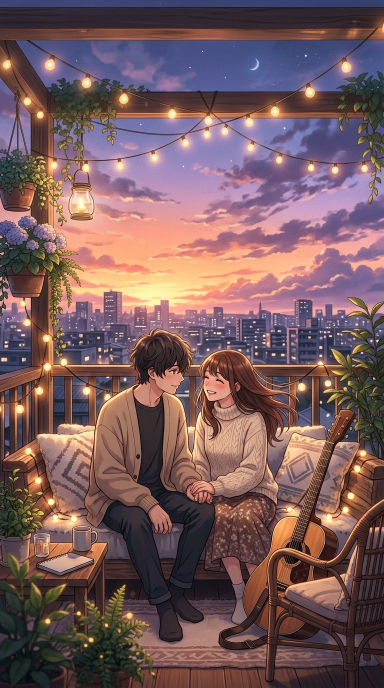
#> input picture projects/series-romantic-animations/13-aankhon-se-batana/assets/scene-1.jpg, 768 x 1376 px, found by its file name (shown at 1/2 size)
$ python render_living_cinematic_mv.py
#> lines starting #> are read from the running program, lines starting #| are printed output that depends on the picture
#!/usr/bin/env python3
"""
Living 2D Cinematic Anime Music Video Engine: "Aankhon Se Batana" (Dikshant)
Priority 3: Proven Anuv Jain / Indie Acoustic Aesthetic

Features:
- 4 Distinct Cinematic Shots timed to musical beats:
  1. Shot 1 (0.0s - 7.2s): Cozy Rooftop Terrace at Dusk (0.0s acoustic hook, breathing, fairy light glow, gentle evening breeze)
  2. Shot 2 (7.2s - 14.2s): Intimate Eye-Contact Close-up (Soft eye gaze, delicate blush, warm amber bokeh)
  3. Shot 3 (14.2s - 21.0s): Warm Terrace Laugh & Tea (Soft lateral pan, twinkling city lights below, cozy indie vibe)
  4. Shot 4 (21.0s - 27.56s): Climactic Starry Sky Panorama (Starfield shimmer, hand-in-hand terrace silhouette, poetic finale)
- 120 Floating warm golden bokeh particles & fairy light shimmering motes
- Smooth 6-frame cinematic cross-dissolve transitions between shots
- Handheld camera 6-DOF micro-drift on every shot
- Synchronized Noto Sans Devanagari ASS Subtitles in Instagram safe zone (MarginV=540)
- Automatic Cover & Story Card generation
"""

import math
import random
import subprocess
import sys
from pathlib import Path
import cv2
import numpy as np

PROJECT_DIR = Path("projects/series-romantic-animations/13-aankhon-se-batana")
ASSETS_DIR = PROJECT_DIR / "assets"
AUDIO_FILE = PROJECT_DIR / "audio" / "aankhon_se_batana_hook.wav"
OUT_DIR = PROJECT_DIR / "output"
OUT_DIR.mkdir(parents=True, exist_ok=True)
FINAL_MP4 = OUT_DIR / "film_aankhon_se_batana_animation.mp4"
SUBTITLE_ASS = OUT_DIR / "aankhon_se_batana_subtitles.ass"
COVER_JPG = OUT_DIR / "cover.jpg"
STORY_CARD_JPG = OUT_DIR / "story_card.jpg"

WIDTH, HEIGHT = 1080, 1920
FPS = 30
DURATION = 27.56
TOTAL_FRAMES = int(DURATION * FPS)

# [5 lines left out: function sec_to_ass, not called in this run]

def write_subtitles():
    ass_template = f"""[Script Info]
Title: Aankhon Se Batana - Living 2D Anime MV
ScriptType: v4.00+
WrapStyle: 0
ScaledBorderAndShadow: yes
YCbCr Matrix: TV.709
PlayResX: {WIDTH}
PlayResY: {HEIGHT}

[V4+ Styles]
Format: Name, Fontname, Fontsize, PrimaryColour, SecondaryColour, OutlineColour, BackColour, Bold, Italic, Underline, StrikeOut, ScaleX, ScaleY, Spacing, Angle, BorderStyle, Outline, Shadow, Alignment, MarginL, MarginR, MarginV, Encoding
Style: BrandHeader,DejaVu Sans,34,&H00FFFFFF,&H000000FF,&H90000000,&H60000000,-1,0,0,0,100,100,2,0,1,2.0,1.0,8,60,60,180,1
Style: LyricGold,DejaVu Sans,62,&H00FFFFFF,&H000000FF,&H90050810,&H80000000,-1,0,0,0,100,100,1,0,1,3.8,2.2,2,80,80,540,1
Style: LyricAccent,DejaVu Sans,64,&H003CE0FF,&H000000FF,&H90050810,&H80000000,-1,0,0,0,100,100,1,0,1,4.0,2.5,2,80,80,540,1
Style: ClimaxTitle,DejaVu Sans,48,&H00E8F4FF,&H000000FF,&H90000000,&H70000000,-1,0,0,0,100,100,2,0,1,2.5,1.5,2,60,60,540,1

[Events]
Format: Layer, Start, End, Style, Name, MarginL, MarginR, MarginV, Effect, Text
Dialogue: 0,0:00:00.20,0:00:04.20,BrandHeader,,0,0,180,,{{\\fad(250,400)}}DIKSHANT  |  {{\\c&H003CE0FF&}}AANKHON SE BATANA
Dialogue: 1,0:00:00.00,0:00:04.20,LyricGold,,0,0,540,,{{\\fad(150,200)}}TUM {{\\c&H003CE0FF&}}AANKHON SE BATAANA{{\\c&H00FFFFFF&}}...
Dialogue: 1,0:00:04.20,0:00:07.50,LyricAccent,,0,0,540,,{{\\fad(150,200)}}HUM {{\\c&H003CE0FF&}}SAMAJH JAAYENGE{{\\c&H00FFFFFF&}}...
Dialogue: 1,0:00:07.50,0:00:10.80,LyricGold,,0,0,540,,{{\\fad(150,200)}}TUM {{\\c&H00FFB040&}}HALKI SI SHARMAANA{{\\c&H00FFFFFF&}}...
Dialogue: 1,0:00:10.80,0:00:14.00,LyricAccent,,0,0,540,,{{\\fad(150,200)}}HUM {{\\c&H003CE0FF&}}TERE HO JAAYENGE{{\\c&H00FFFFFF&}}...
Dialogue: 1,0:00:14.00,0:00:17.50,LyricGold,,0,0,540,,{{\\fad(150,200)}}TUM {{\\c&H003CE0FF&}}AANKHON SE BATAANA{{\\c&H00FFFFFF&}}...
Dialogue: 1,0:00:17.50,0:00:20.20,LyricAccent,,0,0,540,,{{\\fad(150,200)}}HUM {{\\c&H003CE0FF&}}SAMAJH JAAYENGE{{\\c&H00FFFFFF&}}...
Dialogue: 1,0:00:20.20,0:00:23.50,LyricGold,,0,0,540,,{{\\fad(150,200)}}TUM {{\\c&H00FFB040&}}HALKI SI SHARMAANA{{\\c&H00FFFFFF&}}...
Dialogue: 1,0:00:23.50,0:00:26.50,LyricAccent,,0,0,540,,{{\\fad(150,200)}}HUM {{\\c&H003CE0FF&}}TERE HO JAAYENGE{{\\c&H00FFFFFF&}}...
Dialogue: 2,0:00:26.50,0:00:27.56,ClimaxTitle,,0,0,540,,{{\\fad(200,600)}}AANKHON SE BATANA  |  DIKSHANT
"""
    with open(SUBTITLE_ASS, "w", encoding="utf-8") as f:
        f.write(ass_template)
    print("📝 Subtitle ASS file generated.")

def load_canvas(path):
    img = cv2.imread(str(path))
    if img is None:
        raise FileNotFoundError(f"Cannot read image: {path}")
    ih, iw = img.shape[:2]
    scale = max(WIDTH / iw, HEIGHT / ih)
    nw, nh = int(iw * scale), int(ih * scale)
    resized = cv2.resize(img, (nw, nh), interpolation=cv2.INTER_LANCZOS4)
    ox = max(0, (nw - WIDTH) // 2)
    oy = max(0, (nh - HEIGHT) // 2)
    return resized[oy:oy + HEIGHT, ox:ox + WIDTH].copy()

# [5 lines left out: function apply_handheld_drift, not called in this run]

def init_bokeh_system(n=120):
    np.random.seed(42)
    particles = []
    for _ in range(n):
        radius = np.random.uniform(4, 18)
        speed = np.random.uniform(0.6, 2.2)
        alpha = np.random.uniform(0.15, 0.45)
        color = random.choice([
            (60, 224, 255),   # Golden amber
            (255, 230, 180),  # Soft warm white
            (180, 200, 255),  # Peach highlight
            (220, 180, 255)   # Lavender dust
        ])
        particles.append({
            "x": np.random.uniform(0, WIDTH),
            "y": np.random.uniform(0, HEIGHT),
            "radius": radius,
            "speed": speed,
            "alpha": alpha,
            "color": color,
            "drift_phase": np.random.uniform(0, math.pi * 2)
        })
    return particles

# [50 lines left out: functions update_and_draw_bokeh, generate_cover_image, generate_story_card, not called in this run]

def main():
    print(f"🎬 Initializing Aankhon Se Batana MV Engine ({TOTAL_FRAMES} frames @ {FPS} fps)...")
    write_subtitles()

    for p in [ASSETS_DIR / f"scene-{i}.jpg" for i in range(1, 5)]:
        if not p.exists():
            print(f"Waiting for {p.name}...")
            sys.exit(2)

    c1 = load_canvas(ASSETS_DIR / "scene-1.jpg")
#> in load_canvas, img is the input picture: shape (1376, 768, 3); mean B, G, R 93.9, 91.3, 120.5
#> in load_canvas, `return resized[oy:oy + HEIGHT, ox:ox + WIDTH].copy()`:
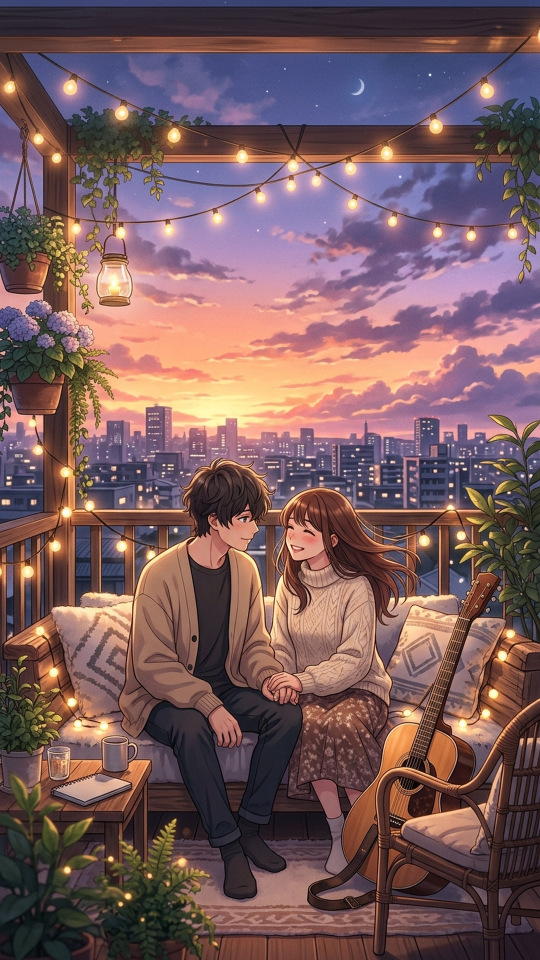
#> returned value: shape (1920, 1080, 3) (shown at 1/2 size); mean of channels 0, 1, 2 94.1, 91.6, 120.9; drawn as B, G, R
    c2 = load_canvas(ASSETS_DIR / "scene-2.jpg")
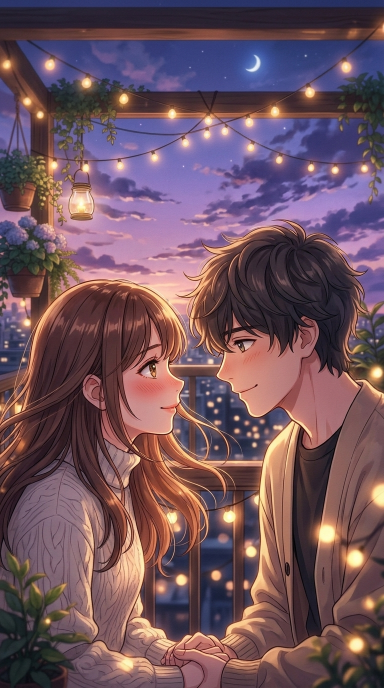
#> input picture projects/series-romantic-animations/13-aankhon-se-batana/assets/scene-2.jpg, 768 x 1376 px, found by its file name (shown at 1/2 size)
#> in load_canvas, img is the input picture: shape (1376, 768, 3); mean B, G, R 94.3, 83.5, 112
#> in load_canvas (call 2), `return resized[oy:oy + HEIGHT, ox:ox + WIDTH].copy()`:
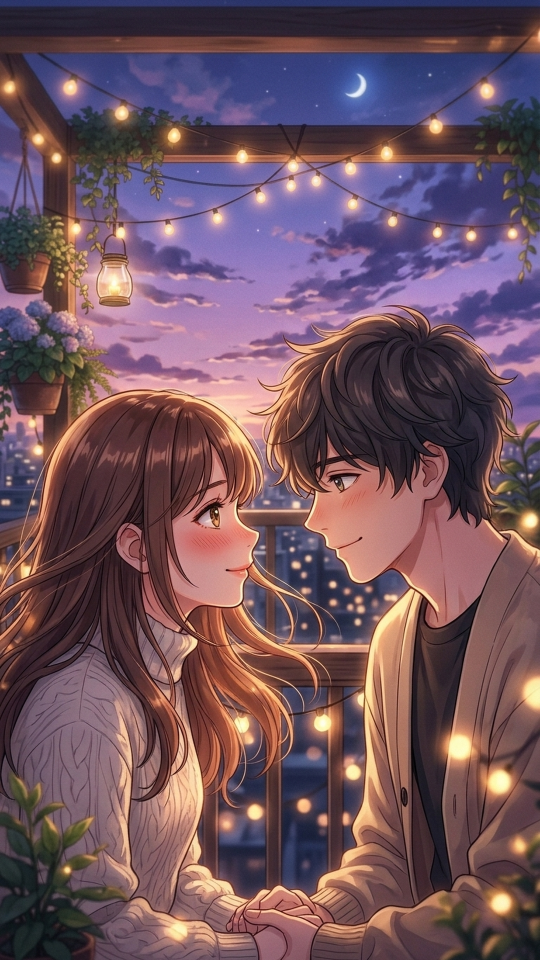
#> returned value: shape (1920, 1080, 3) (shown at 1/2 size); mean of channels 0, 1, 2 94.4, 83.8, 112.4; drawn as B, G, R
    c3 = load_canvas(ASSETS_DIR / "scene-3.jpg")
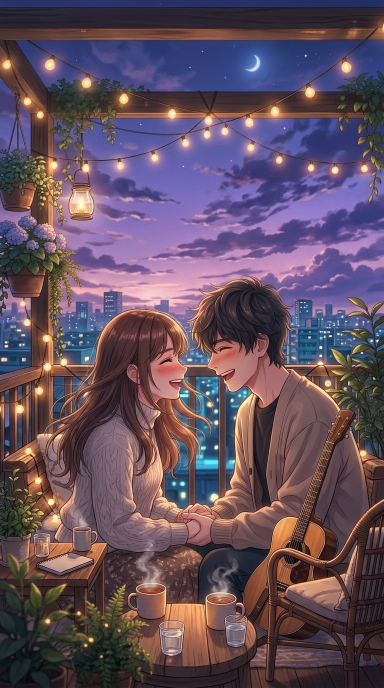
#> input picture projects/series-romantic-animations/13-aankhon-se-batana/assets/scene-3.jpg, 768 x 1376 px, found by its file name (shown at 1/2 size)
#> in load_canvas, img is the input picture: shape (1376, 768, 3); mean B, G, R 95.3, 79.5, 99.6
#> in load_canvas (call 3), `return resized[oy:oy + HEIGHT, ox:ox + WIDTH].copy()`:
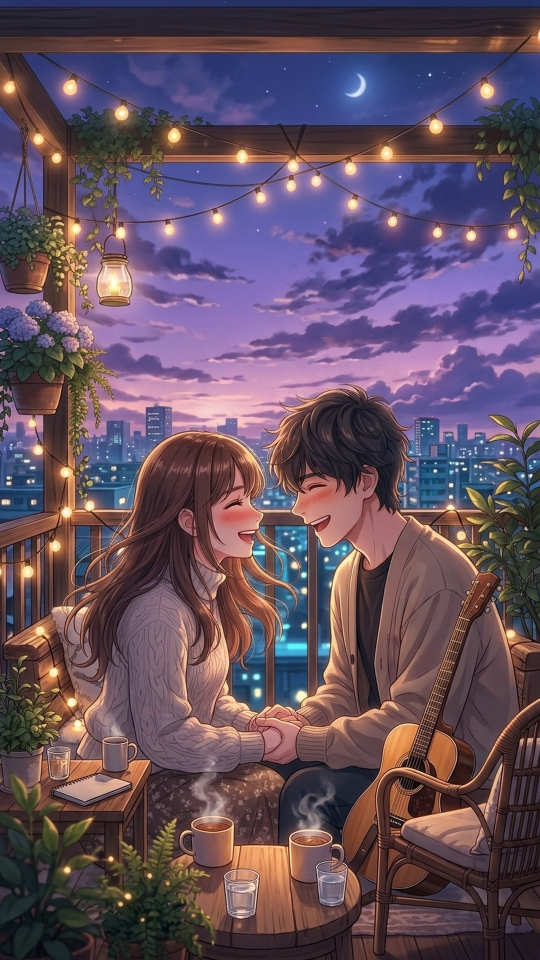
#> returned value: shape (1920, 1080, 3) (shown at 1/2 size); mean of channels 0, 1, 2 95.6, 79.8, 100; drawn as B, G, R
    c4 = load_canvas(ASSETS_DIR / "scene-4.jpg")
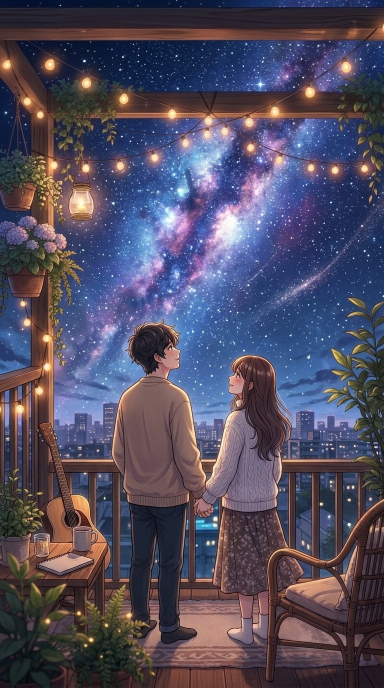
#> input picture projects/series-romantic-animations/13-aankhon-se-batana/assets/scene-4.jpg, 768 x 1376 px, found by its file name (shown at 1/2 size)
#> in load_canvas, img is the input picture: shape (1376, 768, 3); mean B, G, R 96.4, 76.1, 81.4
#> in load_canvas (call 4), `return resized[oy:oy + HEIGHT, ox:ox + WIDTH].copy()`:
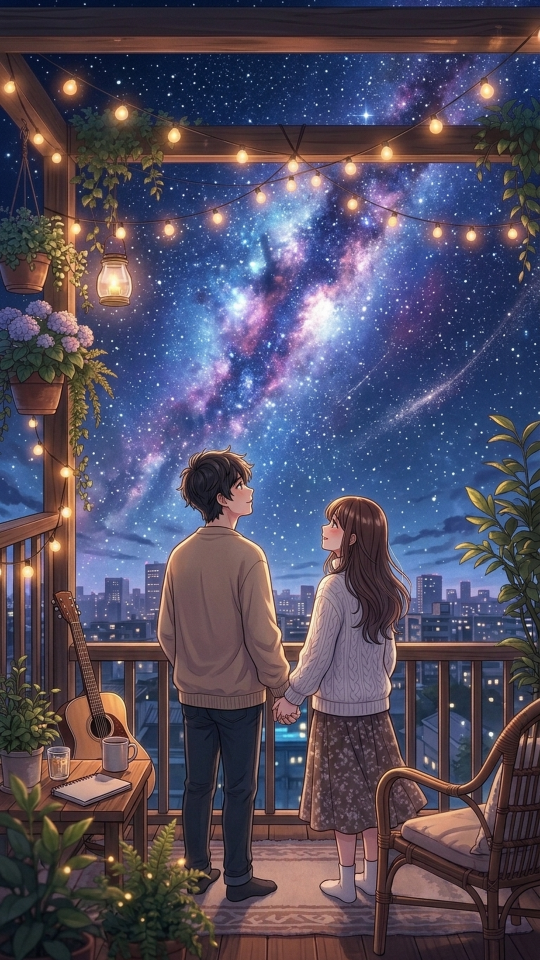
#> returned value: shape (1920, 1080, 3) (shown at 1/2 size); mean of channels 0, 1, 2 96.7, 76.4, 81.8; drawn as B, G, R
    print("✅ Loaded all 4 scene canvases.")

    bokeh = init_bokeh_system(120)

    raw_video = OUT_DIR / "raw_video.mp4"
    ffmpeg_cmd = [
        "ffmpeg", "-y",
        "-f", "rawvideo",
        "-vcodec", "rawvideo",
        "-s", f"{WIDTH}x{HEIGHT}",
        "-pix_fmt", "bgr24",
        "-r", str(FPS),
        "-i", "-",
        "-c:v", "libx264",
        "-preset", "medium",
        "-crf", "18",
        "-pix_fmt", "yuv420p",
        str(raw_video)
    ]
#> (the run stopped early here; a loop or call above may not have finished)
